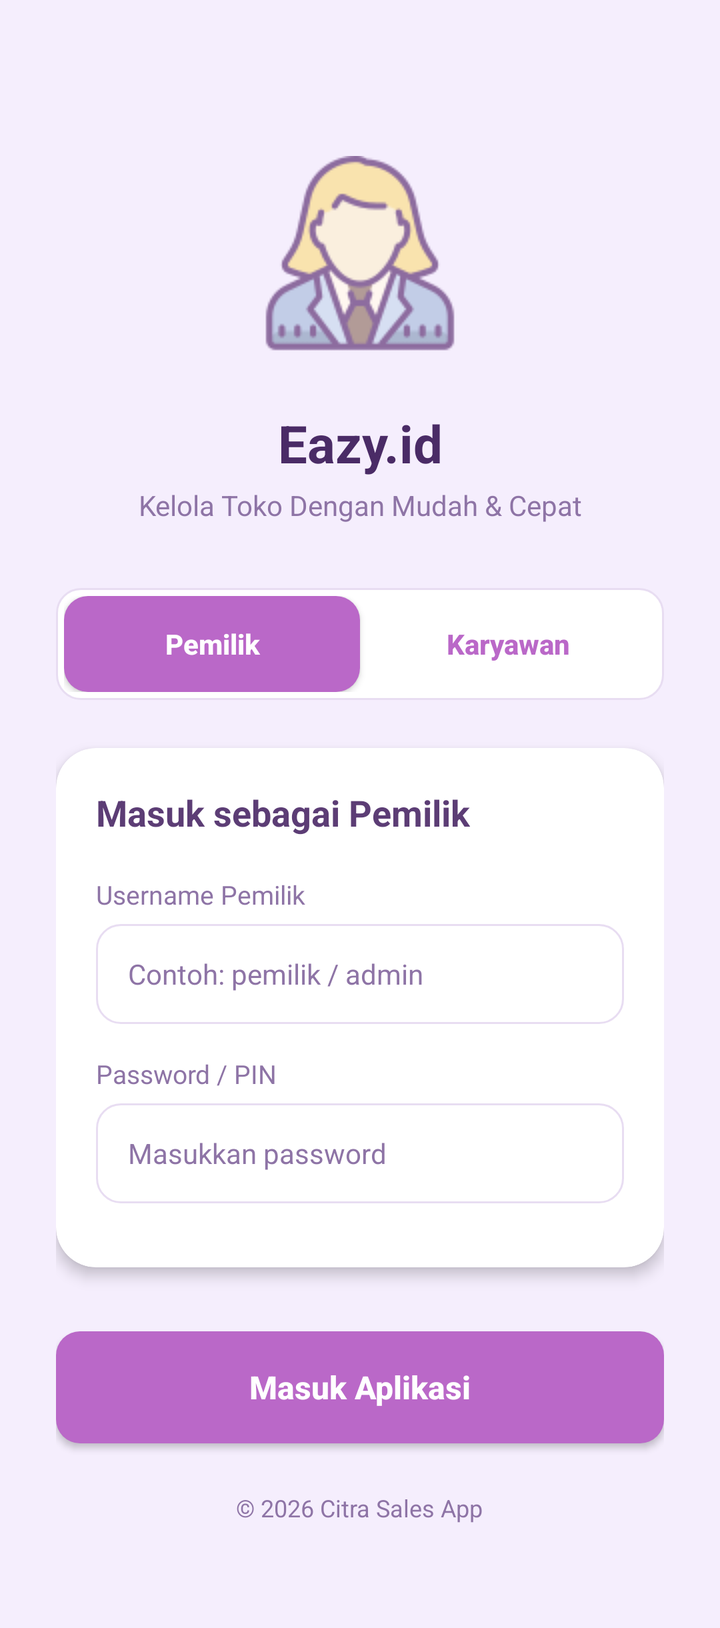
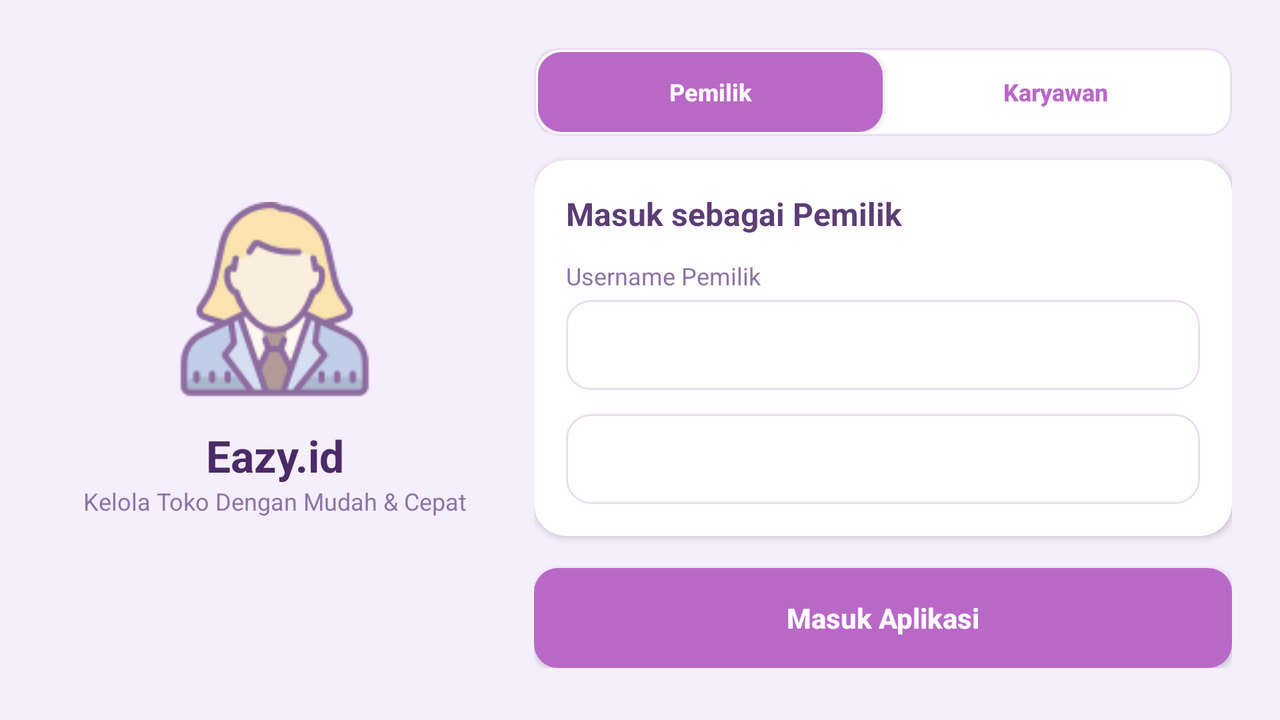

One screen, two layout resources from the same app: the default and the repository's alternative for another configuration. Each is rendered where Android would select it; the XML of both is given below.
<!-- AndroidManifest.xml: application theme Theme.Penjualan -->
<!-- res/layout/activity_login.xml -->
<?xml version="1.0" encoding="utf-8"?>
<ScrollView xmlns:android="http://schemas.android.com/apk/res/android"
    xmlns:app="http://schemas.android.com/apk/res-auto"
    android:id="@+id/rootView"
    android:layout_width="match_parent"
    android:layout_height="match_parent"
    android:fillViewport="true"
    android:background="@color/backgroundFormColor">

    <LinearLayout
        android:layout_width="match_parent"
        android:layout_height="wrap_content"
        android:orientation="vertical"
        android:gravity="center_horizontal"
        android:padding="28dp">

        <ImageView
            android:id="@+id/imgLogo"
            android:layout_width="120dp"
            android:layout_height="120dp"
            android:layout_marginTop="40dp"
            android:layout_marginBottom="16dp"
            android:src="@drawable/acc"
            android:scaleType="centerInside" />

        <TextView
            android:layout_width="wrap_content"
            android:layout_height="wrap_content"
            android:text="@string/login_app_title"
            android:textSize="26sp"
            android:textStyle="bold"
            android:textColor="@color/textColorTitle"
            android:gravity="center"
            android:layout_marginBottom="4dp"/>

        <TextView
            android:layout_width="wrap_content"
            android:layout_height="wrap_content"
            android:text="@string/login_app_subtitle"
            android:textSize="14sp"
            android:textColor="@color/textColorSecondary"
            android:gravity="center"
            android:layout_marginBottom="32dp"/>

        
        <LinearLayout
            android:layout_width="match_parent"
            android:layout_height="wrap_content"
            android:orientation="horizontal"
            android:background="@drawable/bg_border"
            android:padding="4dp"
            android:layout_marginBottom="24dp">

            <androidx.appcompat.widget.AppCompatButton
                android:id="@+id/btnTabPemilik"
                android:layout_width="0dp"
                android:layout_height="48dp"
                android:layout_weight="1"
                android:text="@string/login_tab_owner"
                android:textAllCaps="false"
                android:textStyle="bold"
                android:textSize="14sp"
                android:textColor="#FFFFFF"
                android:background="@drawable/btn_simpan"
                android:backgroundTint="@color/colorSoftPurple"/>

            <androidx.appcompat.widget.AppCompatButton
                android:id="@+id/btnTabKaryawan"
                android:layout_width="0dp"
                android:layout_height="48dp"
                android:layout_weight="1"
                android:text="@string/login_tab_employee"
                android:textAllCaps="false"
                android:textStyle="bold"
                android:textSize="14sp"
                android:textColor="@color/colorSoftPurple"
                android:background="@android:color/transparent"/>
        </LinearLayout>

        
        <com.google.android.material.card.MaterialCardView
            android:layout_width="match_parent"
            android:layout_height="wrap_content"
            app:cardCornerRadius="20dp"
            app:cardElevation="4dp"
            app:cardBackgroundColor="@color/cardBackground"
            app:strokeWidth="0dp"
            android:layout_marginBottom="32dp">

            <LinearLayout
                android:layout_width="match_parent"
                android:layout_height="wrap_content"
                android:orientation="vertical"
                android:padding="20dp">

                
                <TextView
                    android:id="@+id/tvRoleTitle"
                    android:layout_width="wrap_content"
                    android:layout_height="wrap_content"
                    android:text="@string/login_as_owner"
                    android:textSize="18sp"
                    android:textStyle="bold"
                    android:textColor="@color/textColorPrimary"
                    android:layout_marginBottom="20dp"/>

                
                <TextView
                    android:id="@+id/tvUsernameLabel"
                    android:layout_width="wrap_content"
                    android:layout_height="wrap_content"
                    android:text="@string/login_username_owner"
                    android:textColor="@color/textColorSecondary"
                    android:textSize="13sp"
                    android:layout_marginBottom="6dp"/>

                
                <EditText
                    android:id="@+id/etUsername"
                    android:layout_width="match_parent"
                    android:layout_height="50dp"
                    android:hint="@string/login_hint_owner"
                    android:background="@drawable/bg_border"
                    android:paddingHorizontal="16dp"
                    android:inputType="text"
                    android:textSize="14sp"
                    android:textColor="@color/textColorEditText"
                    android:textColorHint="@color/textColorSecondary"
                    android:layout_marginBottom="16dp"/>

                
                <TextView
                    android:layout_width="wrap_content"
                    android:layout_height="wrap_content"
                    android:text="@string/login_password_label"
                    android:textColor="@color/textColorSecondary"
                    android:textSize="13sp"
                    android:layout_marginBottom="6dp"/>

                
                <EditText
                    android:id="@+id/etPassword"
                    android:layout_width="match_parent"
                    android:layout_height="50dp"
                    android:hint="@string/login_hint_password"
                    android:background="@drawable/bg_border"
                    android:paddingHorizontal="16dp"
                    android:inputType="textPassword"
                    android:textSize="14sp"
                    android:textColor="@color/textColorEditText"
                    android:textColorHint="@color/textColorSecondary"
                    android:layout_marginBottom="12dp"/>

            </LinearLayout>
        </com.google.android.material.card.MaterialCardView>

        
        <androidx.appcompat.widget.AppCompatButton
            android:id="@+id/btnLogin"
            android:layout_width="match_parent"
            android:layout_height="56dp"
            android:text="@string/login_button"
            android:textAllCaps="false"
            android:textSize="16sp"
            android:textStyle="bold"
            android:textColor="#FFFFFF"
            android:background="@drawable/btn_simpan"
            android:backgroundTint="@color/colorSoftPurple"
            app:cornerRadius="18dp"/>

        <TextView
            android:layout_width="wrap_content"
            android:layout_height="wrap_content"
            android:layout_marginTop="24dp"
            android:text="@string/login_copyright"
            android:textColor="@color/textColorSecondary"
            android:textSize="12sp"
            android:layout_marginBottom="24dp"/>

    </LinearLayout>
</ScrollView>
<!-- resources referenced by this layout -->
<resources>
  <color name="backgroundFormColor">#F5EEFD</color>
  <color name="cardBackground">#FFFFFF</color>
  <color name="colorSoftPurple">#BA68C8</color>
  <color name="textColorEditText">#5C3D75</color>
  <color name="textColorPrimary">#5C3D75</color>
  <color name="textColorSecondary">#8E74A6</color>
  <color name="textColorTitle">#4A2B66</color>
  <!-- drawable acc: png bitmap (drawable, 5939 bytes) -->
  <!-- drawable bg_border (drawable) -->
  <?xml version="1.0" encoding="utf-8"?>
  <shape xmlns:android="http://schemas.android.com/apk/res/android">
      <solid android:color="@color/cardBackground" />
      <stroke
          android:width="1dp"
          android:color="@color/borderColor" />
      <corners android:radius="12dp" />
  </shape>
  <!-- drawable btn_simpan (drawable) -->
  <?xml version="1.0" encoding="utf-8"?>
  <shape xmlns:android="http://schemas.android.com/apk/res/android">
      <solid android:color="#BA68C8" />
      <corners android:radius="12dp" />
  </shape>
  <string name="login_app_subtitle">Kelola Toko Dengan Mudah &amp; Cepat</string>
  <string name="login_app_title">Eazy.id</string>
  <string name="login_as_owner">Masuk sebagai Pemilik</string>
  <string name="login_button">Masuk Aplikasi</string>
  <string name="login_copyright">© 2026 Citra Sales App</string>
  <string name="login_hint_owner">Contoh: pemilik / admin</string>
  <string name="login_hint_password">Masukkan password</string>
  <string name="login_password_label">Password / PIN</string>
  <string name="login_tab_employee">Karyawan</string>
  <string name="login_tab_owner">Pemilik</string>
  <string name="login_username_owner">Username Pemilik</string>
  <style name="Theme.Penjualan" parent="Base.Theme.Penjualan" />
  <color name="borderColor">#E8DDF2</color>
  <style name="Base.Theme.Penjualan" parent="Theme.Material3.DayNight.NoActionBar">
          
          <item name="android:statusBarColor">@android:color/transparent</item>
          <item name="android:windowLightStatusBar" tools:targetApi="m">true</item>
      </style>
</resources>
<!-- res/layout-land/activity_login.xml (the repository's variant of the layout above) -->
<!-- drawn on the phone turned sideways -->
<?xml version="1.0" encoding="utf-8"?>
<ScrollView xmlns:android="http://schemas.android.com/apk/res/android"
    xmlns:app="http://schemas.android.com/apk/res-auto"
    android:id="@+id/rootView"
    android:layout_width="match_parent"
    android:layout_height="match_parent"
    android:fillViewport="true"
    android:background="@color/backgroundFormColor">

    <LinearLayout
        android:layout_width="match_parent"
        android:layout_height="wrap_content"
        android:orientation="horizontal"
        android:padding="16dp"
        android:baselineAligned="false">

        
        <LinearLayout
            android:layout_width="0dp"
            android:layout_height="match_parent"
            android:layout_weight="1"
            android:gravity="center"
            android:orientation="vertical"
            android:padding="16dp">

            <ImageView
                android:id="@+id/imgLogo"
                android:layout_width="100dp"
                android:layout_height="100dp"
                android:src="@drawable/acc"
                android:scaleType="centerInside"
                android:layout_marginBottom="12dp" />

            <TextView
                android:layout_width="wrap_content"
                android:layout_height="wrap_content"
                android:text="@string/login_app_title"
                android:textSize="22sp"
                android:textStyle="bold"
                android:textColor="@color/textColorTitle"
                android:gravity="center" />

            <TextView
                android:layout_width="wrap_content"
                android:layout_height="wrap_content"
                android:text="@string/login_app_subtitle"
                android:textSize="12sp"
                android:textColor="@color/textColorSecondary"
                android:gravity="center" />
        </LinearLayout>

        
        <LinearLayout
            android:layout_width="0dp"
            android:layout_height="wrap_content"
            android:layout_weight="1.5"
            android:orientation="vertical"
            android:gravity="center_horizontal"
            android:padding="8dp">

            
            <LinearLayout
                android:layout_width="match_parent"
                android:layout_height="wrap_content"
                android:orientation="horizontal"
                android:background="@drawable/bg_border"
                android:padding="2dp"
                android:layout_marginBottom="12dp">

                <androidx.appcompat.widget.AppCompatButton
                    android:id="@+id/btnTabPemilik"
                    android:layout_width="0dp"
                    android:layout_height="40dp"
                    android:layout_weight="1"
                    android:text="@string/login_tab_owner"
                    android:textAllCaps="false"
                    android:textStyle="bold"
                    android:textSize="12sp"
                    android:textColor="#FFFFFF"
                    android:background="@drawable/btn_simpan"
                    android:backgroundTint="@color/colorSoftPurple"/>

                <androidx.appcompat.widget.AppCompatButton
                    android:id="@+id/btnTabKaryawan"
                    android:layout_width="0dp"
                    android:layout_height="40dp"
                    android:layout_weight="1"
                    android:text="@string/login_tab_employee"
                    android:textAllCaps="false"
                    android:textStyle="bold"
                    android:textSize="12sp"
                    android:textColor="@color/colorSoftPurple"
                    android:background="@android:color/transparent"/>
            </LinearLayout>

            
            <com.google.android.material.card.MaterialCardView
                android:layout_width="match_parent"
                android:layout_height="wrap_content"
                app:cardCornerRadius="16dp"
                app:cardElevation="2dp"
                app:cardBackgroundColor="@color/cardBackground"
                app:strokeWidth="0dp">

                <LinearLayout
                    android:layout_width="match_parent"
                    android:layout_height="wrap_content"
                    android:orientation="vertical"
                    android:padding="16dp">

                    <TextView
                        android:id="@+id/tvRoleTitle"
                        android:layout_width="wrap_content"
                        android:layout_height="wrap_content"
                        android:text="@string/login_as_owner"
                        android:textSize="16sp"
                        android:textStyle="bold"
                        android:textColor="@color/textColorPrimary"
                        android:layout_marginBottom="12dp"/>

                    <TextView
                        android:id="@+id/tvUsernameLabel"
                        android:layout_width="wrap_content"
                        android:layout_height="wrap_content"
                        android:text="@string/login_username_owner"
                        android:textColor="@color/textColorSecondary"
                        android:textSize="12sp"
                        android:layout_marginBottom="4dp"/>

                    <EditText
                        android:id="@+id/etUsername"
                        android:layout_width="match_parent"
                        android:layout_height="45dp"
                        android:background="@drawable/bg_border"
                        android:paddingHorizontal="12dp"
                        android:textSize="14sp"
                        android:layout_marginBottom="12dp"/>

                    <EditText
                        android:id="@+id/etPassword"
                        android:layout_width="match_parent"
                        android:layout_height="45dp"
                        android:background="@drawable/bg_border"
                        android:paddingHorizontal="12dp"
                        android:inputType="textPassword"
                        android:textSize="14sp" />
                </LinearLayout>
            </com.google.android.material.card.MaterialCardView>

            <androidx.appcompat.widget.AppCompatButton
                android:id="@+id/btnLogin"
                android:layout_width="match_parent"
                android:layout_height="50dp"
                android:layout_marginTop="16dp"
                android:text="@string/login_button"
                android:textAllCaps="false"
                android:textStyle="bold"
                android:textColor="#FFFFFF"
                android:background="@drawable/btn_simpan"
                android:backgroundTint="@color/colorSoftPurple" />
        </LinearLayout>
    </LinearLayout>
</ScrollView>
<!-- resources referenced by the variant -->
<!-- as the phone turned sideways resolves them -->
<resources>
  <color name="backgroundFormColor">#F5EEFD</color>
  <color name="cardBackground">#FFFFFF</color>
  <color name="colorSoftPurple">#BA68C8</color>
  <color name="textColorPrimary">#5C3D75</color>
  <color name="textColorSecondary">#8E74A6</color>
  <color name="textColorTitle">#4A2B66</color>
  <!-- drawable acc: png bitmap (drawable, 5939 bytes) -->
  <!-- drawable bg_border (drawable) -->
  <?xml version="1.0" encoding="utf-8"?>
  <shape xmlns:android="http://schemas.android.com/apk/res/android">
      <solid android:color="@color/cardBackground" />
      <stroke
          android:width="1dp"
          android:color="@color/borderColor" />
      <corners android:radius="12dp" />
  </shape>
  <!-- drawable btn_simpan (drawable) -->
  <?xml version="1.0" encoding="utf-8"?>
  <shape xmlns:android="http://schemas.android.com/apk/res/android">
      <solid android:color="#BA68C8" />
      <corners android:radius="12dp" />
  </shape>
  <string name="login_app_subtitle">Kelola Toko Dengan Mudah &amp; Cepat</string>
  <string name="login_app_title">Eazy.id</string>
  <string name="login_as_owner">Masuk sebagai Pemilik</string>
  <string name="login_button">Masuk Aplikasi</string>
  <string name="login_tab_employee">Karyawan</string>
  <string name="login_tab_owner">Pemilik</string>
  <string name="login_username_owner">Username Pemilik</string>
  <style name="Theme.Penjualan" parent="Base.Theme.Penjualan" />
  <color name="borderColor">#E8DDF2</color>
  <style name="Base.Theme.Penjualan" parent="Theme.Material3.DayNight.NoActionBar">
          
          <item name="android:statusBarColor">@android:color/transparent</item>
          <item name="android:windowLightStatusBar" tools:targetApi="m">true</item>
      </style>
</resources>
